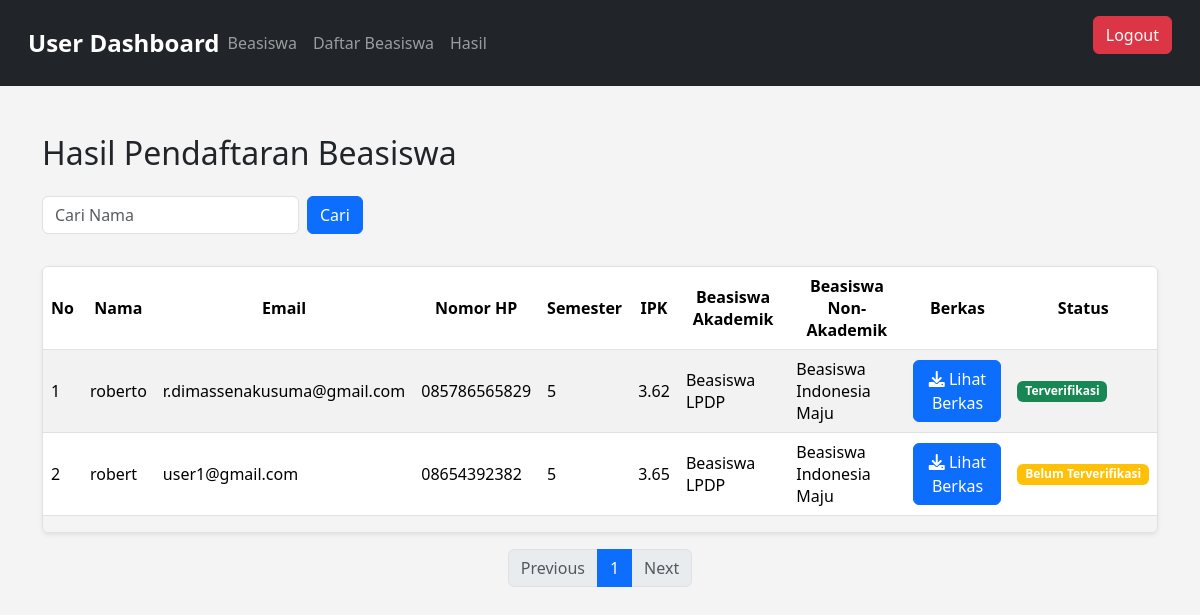
Screenshot of /Users/hasil.php with the database file from the repository.
### tables this page shows
CREATE TABLE `pendaftaran` (
  `id` int(11) NOT NULL,
  `nama` varchar(100) DEFAULT NULL,
  `email` varchar(100) DEFAULT NULL,
  `hp` varchar(15) DEFAULT NULL,
  `semester` int(11) DEFAULT NULL,
  `ipk` float DEFAULT NULL,
  `beasiswa_akademik` varchar(100) DEFAULT NULL,
  `beasiswa_non_akademik` varchar(100) DEFAULT NULL,
  `berkas` varchar(255) DEFAULT NULL,
  `tanggal_daftar` timestamp NOT NULL DEFAULT current_timestamp(),
  `status` enum('Belum Terverifikasi','Terverifikasi') DEFAULT 'Belum Terverifikasi'
);

### Users/hasil.php (the view, shortened to what this page needs)
<?php
include 'koneksi.php';
include 'Navbar_User.php';
$limit = 10;
$page = isset($_GET['page']) ? (int)$_GET['page'] : 1;
$offset = ($page - 1) * $limit;
$search = isset($_GET['search']) ? $_GET['search'] : '';
$sql = "SELECT * FROM pendaftaran
        WHERE nama LIKE '%$search%'
        LIMIT $limit OFFSET $offset";
$result = mysqli_query($conn, $sql);
$totalQuery = "SELECT COUNT(*) AS total FROM pendaftaran WHERE nama LIKE '%$search%'";
$totalResult = mysqli_fetch_assoc(mysqli_query($conn, $totalQuery));
$totalData = $totalResult['total'];
$totalPages = ceil($totalData / $limit);
?>
<!DOCTYPE html>
<html lang="en">
<head>
    <link href="https://cdn.jsdelivr.net/npm/bootstrap@5.3.2/dist/css/bootstrap.min.css" rel="stylesheet">
    <link rel="stylesheet" href="https://cdnjs.cloudflare.com/ajax/libs/font-awesome/6.0.0-beta3/css/all.min.css">
</head>
<body>
<div class="container mt-5">
    <h2 class="mb-4">Hasil Pendaftaran Beasiswa</h2>
    <div class="d-flex justify-content-between mb-3">
        <form method="GET" class="d-flex">
            <input type="text" name="search" class="form-control me-2" placeholder="Cari Nama" value="<?= htmlspecialchars($search); ?>">
            <button class="btn btn-primary" type="submit">Cari</button>
        </form>
    </div>
    <?php if ($result && mysqli_num_rows($result) > 0) { ?>
        <div class="scrollable-container border rounded shadow-sm">
            <table class="table table-striped table-hover">
                <thead>
                    <tr>
                        <th>No</th>
                        <th>Nama</th>
                        <th>Email</th>
                        <th>Nomor HP</th>
                        <th>Semester</th>
                        <th>IPK</th>
                        <th>Beasiswa Akademik</th>
                        <th>Beasiswa Non-Akademik</th>
                        <th>Berkas</th>
                        <th>Status</th>
                    </tr>
                </thead>
                <tbody>
                    <?php
                    $no = $offset + 1;
                    while ($row = mysqli_fetch_assoc($result)) {
                        $badgeClass = $row['status'] === 'Terverifikasi' ? 'bg-success' : 'bg-warning';
                    ?>
                        <tr>
                            <td><?= $no++; ?></td>
                            <td><?= htmlspecialchars($row['nama']); ?></td>
                            <td><?= htmlspecialchars($row['email']); ?></td>
                            <td><?= htmlspecialchars($row['hp']); ?></td>
                            <td><?= htmlspecialchars($row['semester']); ?></td>
                            <td><?= htmlspecialchars($row['ipk']); ?></td>
                            <td><?= htmlspecialchars($row['beasiswa_akademik']); ?></td>
                            <td><?= htmlspecialchars($row['beasiswa_non_akademik']); ?></td>
                            <td>
                                <a href="uploads/<?= htmlspecialchars($row['berkas']); ?>" class="btn btn-primary" download>
                                    <i class="fas fa-download"></i> Lihat Berkas
                                </a>
                            </td>
                            <td>
                                <span class="badge <?= $badgeClass; ?>">
                                    <?= htmlspecialchars($row['status']); ?>
                                </span>
                            </td>
                        </tr>
                    <?php } ?>
                </tbody>
            </table>
        </div>
    <?php } else { ?>
        <div class="alert alert-info">Tidak ada data pendaftaran.</div>
    <?php } ?>
    <nav aria-label="Page navigation">
        <ul class="pagination justify-content-center mt-3">
            <li class="page-item <?= ($page <= 1) ? 'disabled' : ''; ?>">
                <a class="page-link" href="?page=<?= $page - 1; ?>&search=<?= urlencode($search); ?>">Previous</a>
            </li>
            <?php for ($i = 1; $i <= $totalPages; $i++) { ?>
                <li class="page-item <?= ($i == $page) ? 'active' : ''; ?>">
                    <a class="page-link" href="?page=<?= $i; ?>&search=<?= urlencode($search); ?>"><?= $i; ?></a>
                </li>
            <?php } ?>
            <li class="page-item <?= ($page >= $totalPages) ? 'disabled' : ''; ?>">
                <a class="page-link" href="?page=<?= $page + 1; ?>&search=<?= urlencode($search); ?>">Next</a>
            </li>
        </ul>
    </nav>
</div>
</body>
</html>

### Users/hasil.php (style rules this page uses)
thead th { position: sticky; top: 0; background-color: #6c757d; color: white; box-shadow: 0 2px 4px rgba(0, 0, 0, 0.1); text-align: center; }
td, th { text-align: justify; vertical-align: middle; padding: 12px 20px; }
.scrollable-container { max-height: 400px; overflow-y: auto; }
body { background-color: #f4f4f4; padding-top: 0; }

### rows the page displays
pendaftaran: nama "roberto", email "r.dimassenakusuma@gmail.com", hp "085786565829", semester "5", ipk "3.62", beasiswa_akademik "Beasiswa LPDP", beasiswa_non_akademik "Beasiswa Indonesia Maju", status "Terverifikasi"
pendaftaran: nama "robert", email "user1@gmail.com", hp "08654392382", semester "5", ipk "3.65", beasiswa_akademik "Beasiswa LPDP", beasiswa_non_akademik "Beasiswa Indonesia Maju", status "Belum Terverifikasi"
